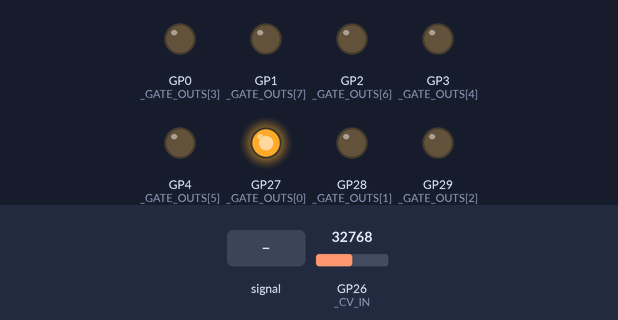
A program run on a simulated Raspberry Pi Pico running MicroPython. Parts: output pins drawn as LEDs (lit = HIGH). Dashed ring = blinking. Inputs (shaded band) come from the test bench; at power-on: GP26 (_CV_IN) = 32768 (analog values on the 0–65535 scale). Random numbers come from a fixed seed.

Above: at 1.2 s.
1.3 s: GP26 (_CV_IN) fed a 2 Hz sine of ±19660 counts around its level
At 1.42 s:
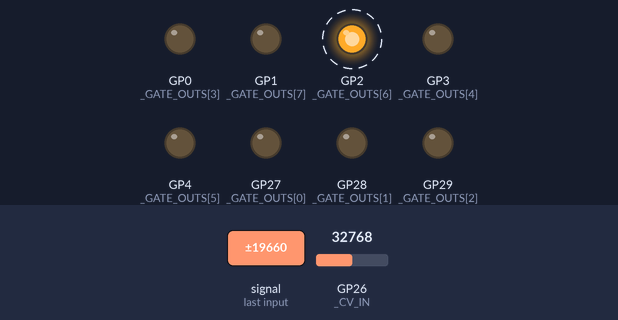
At 1.91 s:
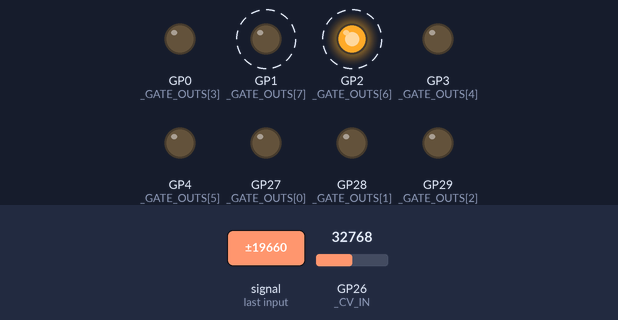
4.3 s: GP26 (_CV_IN) set to 0
Timing chart, 0 to 7.3 s (numbered marks = the images above; inputs shaded):
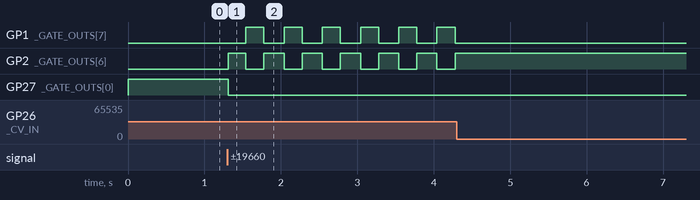

The program:

firmware_loader.py
```python
# A template for running firmwares found in the firmware subfolder. If you save
# this file as main.py on the Uncertainty, it will run automatically when the
# module powers on.

from lib.io import read_volts, output
from machine import Timer
import machine

# 1. Choose the firmware:
from firmware.stepper import Stepper as Firmware
firmware = Firmware(output)

# Overclock to 2x the default because Python isn't as fast as C.
# WARNING: do not go much higher. Somewhere above 260_000_000 the device will
# stop working. If you overclock too high in the main.py file, the device may
# become unresponsive immediately after powering on. Then you probably have to
# completely reinstall the firmware to reset the filesystem on the device.
machine.freq(250_000_000)

Timer(
    mode=Timer.PERIODIC,
    freq=48_000,  # 3. Choose the sample rate (TODO: it doesn't seem like Micropython can run this fast. Investigate...)
    callback=lambda _: firmware.process(read_volts(), output)
)
```

io.py
```python
from machine import ADC, Pin

_CV_IN = ADC(Pin(26))
_GATE_OUTS = [Pin(number, Pin.OUT) for number in [27, 28, 29, 0, 3, 4, 2, 1]]

num_outs = len(_GATE_OUTS)  # TODO: phase out in place of constants.NUM_OUTS

# To calibrate CV reads, I made some measurements:
# --------------------------------------
# input voltage | cv_in.read_u16() value
#           -5V | 3470
#           +5V | 64440
# --------------------------------------
# This leads to the formula for normalizing from (-1,1) over the input -5V to +5V:
# (cv_in.read_u16() - 3470)/(64440 - 3470)
# However, the range is stretched out when close to +/-5V, so I adjusted it
# trial and error to make it behave nice and linear from -3V to 3V where each
# volt is 0.2 of normalized cv value. This led me to change 64440 to 65500
# and arrive at the following normalization formula for read_cv().
# Different hardware may need different calibration here, so try sending
# your Uncertainty known voltages (from e.g. a Mordax DATA module) and
# adjusting the numbers in read_cv() until you get good results.

# TODO: Rewrite above comment. Use calibration.py instead

# Adjust these per ../ calibration.py to improve calibration for your module.
_NEG_4V_READING = 9720
_POS_4V_READING = 59010

_difference = _POS_4V_READING - _NEG_4V_READING


# TODO: phase this out
def read_cv():
    # Returns a normalize input value in the clamped range (-1, 1),
    # representing approximately -5V to +5V of input voltage.
    normalized = (_CV_IN.read_u16() - _NEG_4V_READING)/_difference
    clamped = min(max(normalized, 0), 1)
    return 2 * clamped - 1


def read_volts():
    return 8 * (_CV_IN.read_u16() - _NEG_4V_READING)/_difference - 4


def output(index, value):
    try:
        _GATE_OUTS[index].value(value)
    except IndexError:
        print("Invalid output index: %s. Must be between %d and %d (inclusive)." % (index, 0, len(_GATE_OUTS)-1))
```

stepper.py
```python
# "Stepper" Firmware
# ------------------
# This firmware always has one active gate.
# Input signals of more than +/- 1 volt will trigger the module.
# A positive trigger steps forward to the next gate.
# A negative trigger steps backward.
# Triggers with a magnitude of approximately 1-2 volts step by 1.
# Triggers between 2-3 volts step by 2, between 3-4 volts step by 3,
# and anything greater than 4 volts steps by 4.

from lib.core import NUM_OUTS, BipolarTrigger


class Stepper:

    def __init__(self, output):
        self.trigger = BipolarTrigger(rising_thresh=1)
        self.active_gate = 0
        for index in range(NUM_OUTS):
            output(index, index == self.active_gate)

    def process(self, volts, output):
        if self.trigger.detect(volts):
            offset = min(max(int(volts), -4), 4)
            if offset != 0:
                output(self.active_gate, False)
                self.active_gate = (self.active_gate + offset) % NUM_OUTS
                output(self.active_gate, True)
```

core.py
```python
# The core lib file that is designed to work on both the Uncertainty hardware and on
# a standard computer/Python interpreter, so that unit tests can be written.
# Anything that depends on the micropython `machine` module needs to go in another
# file like lib/io.py and passed into functions in this file as needed.
from collections import deque
import random

NUM_OUTS = 8


def random_subset(indexable, subset_size):
    size = len(indexable)
    num_wanted = subset_size
    num_left = len(indexable)
    subset = []
    for index, item in enumerate(indexable):
        num_left = size - index
        if random.random() < num_wanted/num_left:
            subset.append(item)
            num_wanted -= 1
        if len(subset) == subset_size:
            break
    return subset


class OnePoleLowpassFilter:
    def __init__(self, a=0.5):
        self.a = a
        self.prev = 0

    def filter(self, sample):
        self.prev = self.a * self.prev + (1 - self.a) * sample
        return self.prev


class MovingAverage:
    def __init__(self, samplecount=100):
        self.samplecount = samplecount
        self.queue = deque((), samplecount)
        self.running_sum = 0

    def average(self, sample):
        num_samples = len(self.queue)
        if num_samples == self.samplecount:
            self.running_sum -= self.queue.popleft()

        self.queue.append(sample)
        self.running_sum += sample

        return self.running_sum / num_samples if num_samples > 0 else 0


class Counter:
    def __init__(self, max=100):
        self.max = max
        self.count = 0

    # True if the counter hit the max and wrapped around, else False
    def wrapped(self):
        self.count = (self.count + 1) % self.max
        return self.count == 0


class BipolarTrigger:
    STATE_OFF = "OFF"
    STATE_RISING = "RISING"
    STATE_ON = "ON"
    STATE_FALLING = "FALLING"

    def __init__(self, rising_thresh=0.5, falling_thresh=None, window=100, rising_window=None, falling_window=None):
        self.rising_thresh = rising_thresh
        self.falling_thresh = rising_thresh / 2 if falling_thresh is None else falling_thresh
        self.rising_window = window if rising_window is None else rising_window
        self.falling_window = window if falling_window is None else falling_window
        self.state = BipolarTrigger.STATE_OFF
        self.countdown = 0

    def detect(self, sample):
        absval = abs(sample)

        if self.state == BipolarTrigger.STATE_OFF:
            if absval >= self.rising_thresh:
                self.state = BipolarTrigger.STATE_RISING
                self.countdown = self.rising_window

        elif self.state == BipolarTrigger.STATE_RISING:
            if absval >= self.rising_thresh:
                self.countdown -= 1
                if self.countdown <= 0:
                    self.state = BipolarTrigger.STATE_ON
                    return True  # True indicates the moment we transitioned to ON
            else:
                self.state = BipolarTrigger.STATE_OFF

        elif self.state == BipolarTrigger.STATE_ON:
            if absval <= self.falling_thresh:
                self.state = BipolarTrigger.STATE_FALLING
                self.countdown = self.falling_window

        elif self.state == BipolarTrigger.STATE_FALLING:
            if absval <= self.falling_thresh:
                self.countdown -= 1
                if self.countdown <= 0:
                    self.state = BipolarTrigger.STATE_OFF
                    return False  # False indicates the momen we transitioned to OFF
            else:
                self.state = BipolarTrigger.STATE_ON

        # if we didn't transition to ON or OFF, we always return None
        return None
```

Measured:
- after the input at 1.3 s, GP1 (_GATE_OUTS[7]): alternates HIGH for 0.24 s and LOW for 0.26 s, starting after 0.24 s; GP2 (_GATE_OUTS[6]): alternates HIGH for 0.26 s and LOW for 0.24 s, starting at once; GP27 (_GATE_OUTS[0]): HIGH → LOW at once
- after the input at 4.3 s, every drawn part: stays the same
